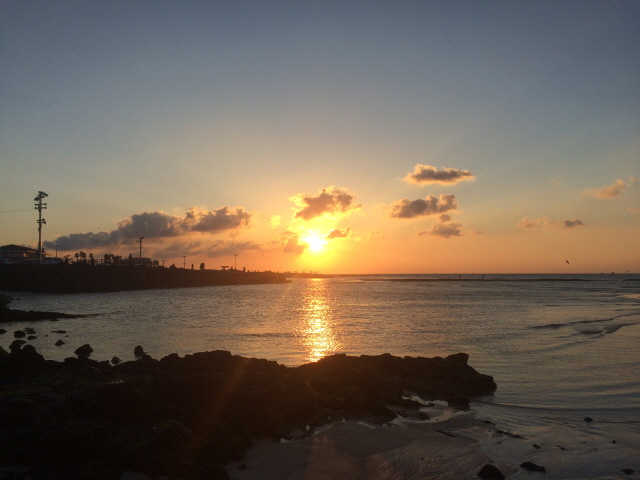
#> input picture opencv/images/img5.jpg, 640 x 480 px
$ python '히스토그램 평활화.py'
#> lines starting #> are read from the running program, lines starting #| are printed output that depends on the picture
import cv2
import numpy as np
from matplotlib import pyplot as plt

# 영상 읽기
img1 = cv2.imread("./images/img5.jpg", cv2.IMREAD_GRAYSCALE)
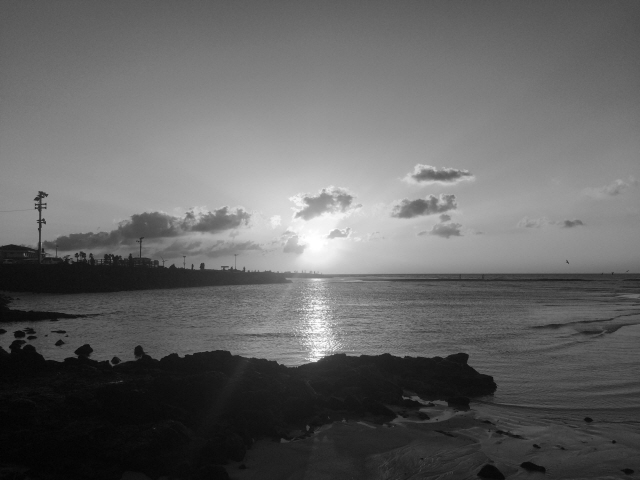
#> img1: shape (480, 640); min 0, max 255, mean 100.7

# 히스토그램 평활화 및 히스토그램 계산
res1 = cv2.equalizeHist(img1)
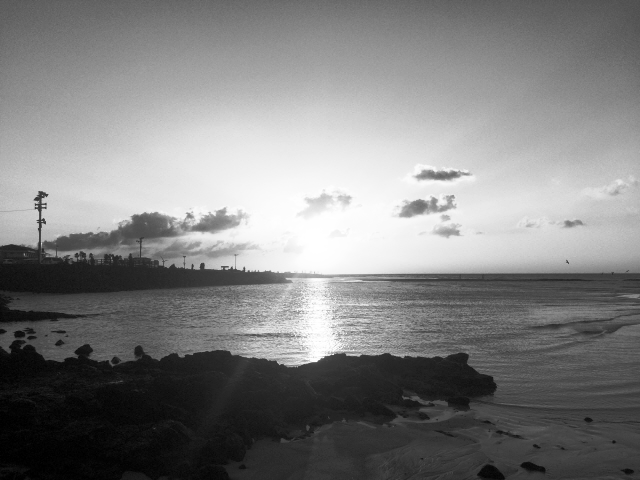
#> res1: shape (480, 640); min 0, max 255, mean 128.2
ch1 = [0]; ranges1 = [0, 256]; histSize1 = [256]
hist1 = cv2.calcHist([img1], ch1, None, histSize1, ranges1)
#> hist1 = 256 values, max 2883 at index 139, min 1 at index 0, mean 1200
hist2 = cv2.calcHist([res1], ch1, None, histSize1, ranges1)
#> hist2 = 256 values, max 2883 at index 189, min 0 at index 2, mean 1200

# 상수곱, 로그곱, 거듭제곱 변환 기법 명암비 조절 및 히스토그램 계산
multi_lut   = np.full(shape=[256], fill_value=0, dtype=np.uint8)
log_lut     = np.full(shape=[256], fill_value=0, dtype=np.uint8)
invol1_lut   = np.full(shape=[256], fill_value=0, dtype=np.uint8)
multi_v     = 2; gamma1 = 0.4
thres1      = 5; thres2 = 100
max_v_log   = 255 / np.log(1 + 255)
max_v_invol1 = 255 / np.power(1, gamma1)

for i in range(256):
    val = i * multi_v
    if val > 255 : val = 255
    multi_lut[i] = val
    log_lut[i]   = np.round(max_v_log * np.log(1+i))
    invol1_lut[i] = np.round(max_v_invol1 * np.power(i, gamma1))

# 명암비 조절
res2 = cv2.LUT(img1, multi_lut)
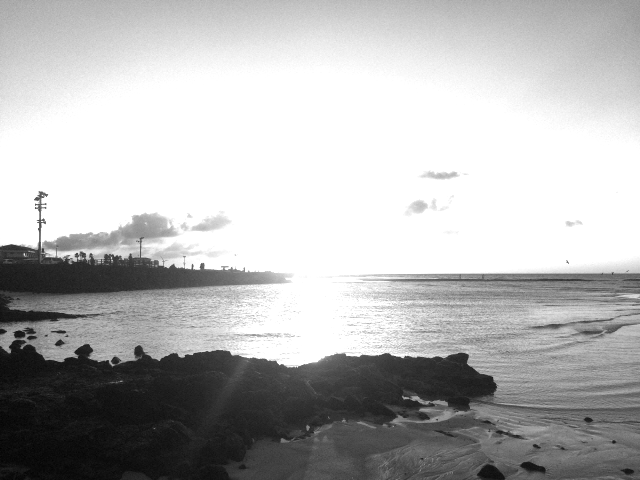
#> res2: shape (480, 640); min 0, max 255, mean 180.3
res3 = cv2.LUT(img1, log_lut)
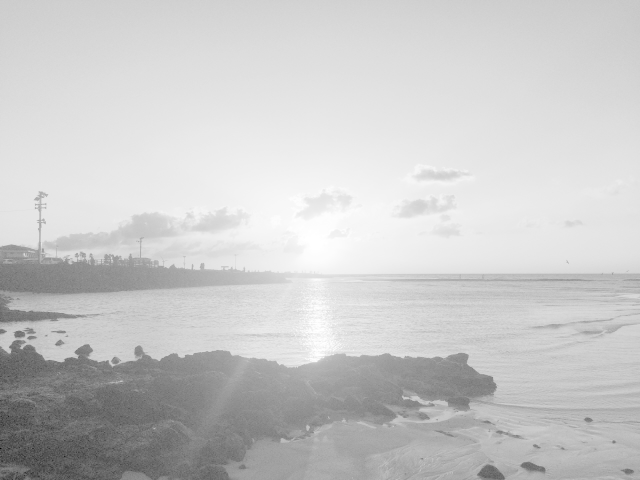
#> res3: shape (480, 640); min 0, max 255, mean 201.4
res4 = cv2.LUT(img1, invol1_lut)
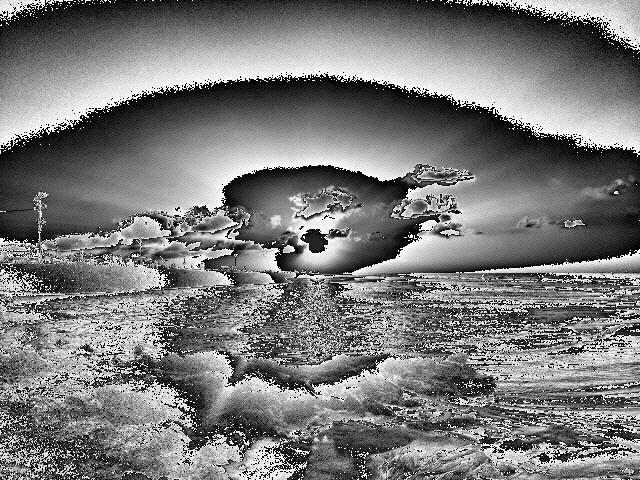
#> res4: shape (480, 640); min 0, max 255, mean 121.2

hist3 = cv2.calcHist([res2], ch1, None, histSize1, ranges1)
#> hist3 = 256 values, max 109048 at index 255, min 0 at index 1, mean 1200
hist4 = cv2.calcHist([res3], ch1, None, histSize1, ranges1)
#> hist4 = 256 values, max 9369 at index 229, min 0 at index 1, mean 1200
hist5 = cv2.calcHist([res4], ch1, None, histSize1, ranges1)
#> hist5 = 256 values, max 5712 at index 177, min 0 at index 3, mean 1200

# 히스토그램 출력 및 결과 저장
bin_x = np.arange(256)
fig_index = 0

ress = []
ress.append(img1)
ress.append(res1)
ress.append(res2)
ress.append(res3)
ress.append(res4)

titles = ["Input Histogram", "Equalization-conver Histogram",
          "Multiply-convert Histogram", "log-convert Histogram",
          "Invil-convert Histogram"]

for i in range(5):
    plt.subplot(2,3,i+1)
    plt.imshow(ress[i], cmap='gray')
    plt.title(titles[i])
    plt.xticks([]), plt.yticks([])
plt.show()


# [14 lines of commented-out code are left out]

$ run again, with opencv/images/img1.jpg copied over opencv/images/img5.jpg
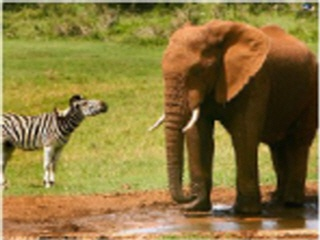
#> input picture opencv/images/img1.jpg, 320 x 240 px
#> `res1 = cv2.equalizeHist(img1)`:
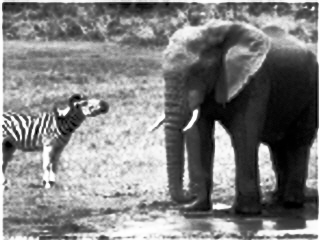
#> res1: shape (240, 320); min 0, max 255, mean 128.4
#> hist1 = 256 values, max 874 at index 151, min 0 at index 0, mean 300
#> hist2 = 256 values, max 874 at index 175, min 0 at index 6, mean 300
#> `res4 = cv2.LUT(img1, invol1_lut)`:
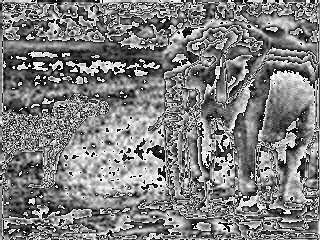
#> res4: shape (240, 320); min 0, max 255, mean 127.2
#> hist3 = 256 values, max 42595 at index 255, min 0 at index 0, mean 300
#> hist4 = 256 values, max 3337 at index 229, min 0 at index 0, mean 300
#> hist5 = 256 values, max 1414 at index 135, min 0 at index 3, mean 300

$ run again, with opencv/images/img10.jpg copied over opencv/images/img5.jpg
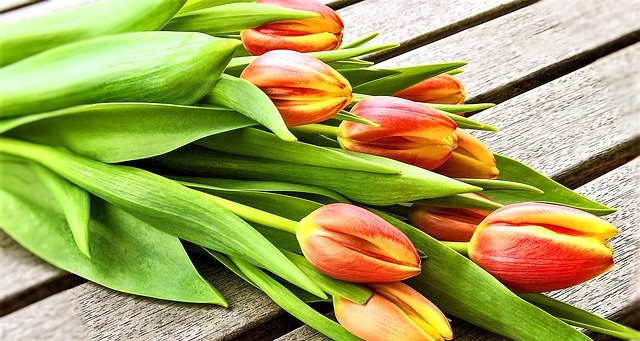
#> input picture opencv/images/img10.jpg, 640 x 341 px
#> `res1 = cv2.equalizeHist(img1)`:
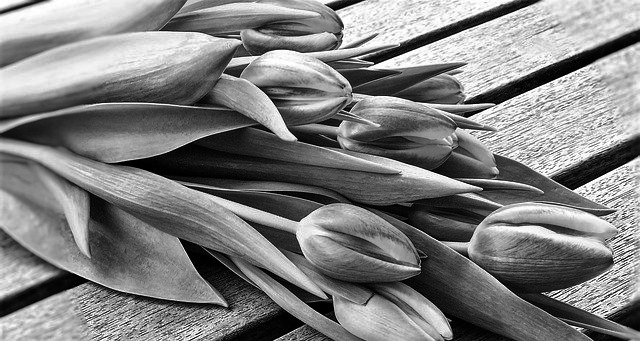
#> res1: shape (341, 640); min 0, max 255, mean 127.4
#> hist1 = 256 values, max 2920 at index 255, min 268 at index 5, mean 852.5
#> hist2 = 256 values, max 2920 at index 255, min 0 at index 131, mean 852.5
#> `res4 = cv2.LUT(img1, invol1_lut)`:
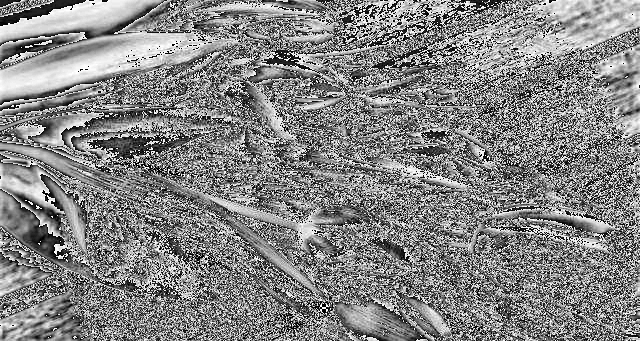
#> res4: shape (341, 640); min 0, max 255, mean 132.4
#> hist3 = 256 values, max 139443 at index 255, min 0 at index 1, mean 852.5
#> hist4 = 256 values, max 9025 at index 251, min 0 at index 1, mean 852.5
#> hist5 = 256 values, max 4076 at index 36, min 0 at index 3, mean 852.5

$ run again, with opencv/images/img11.jpg copied over opencv/images/img5.jpg
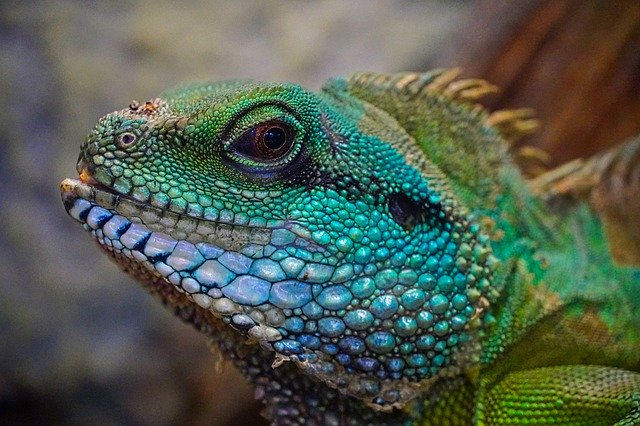
#> input picture opencv/images/img11.jpg, 640 x 426 px
#> `res1 = cv2.equalizeHist(img1)`:
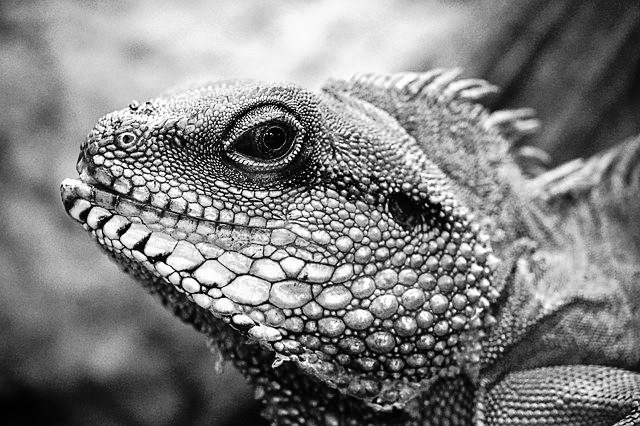
#> res1: shape (426, 640); min 0, max 255, mean 128.1
#> hist1 = 256 values, max 2563 at index 59, min 1 at index 252, mean 1065
#> hist2 = 256 values, max 2563 at index 71, min 0 at index 22, mean 1065
#> `res4 = cv2.LUT(img1, invol1_lut)`:
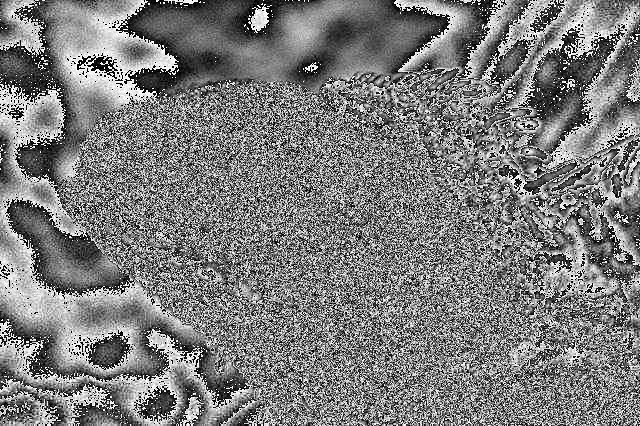
#> res4: shape (426, 640); min 0, max 255, mean 124.1
#> hist3 = 256 values, max 55645 at index 255, min 0 at index 1, mean 1065
#> hist4 = 256 values, max 6518 at index 229, min 0 at index 1, mean 1065
#> hist5 = 256 values, max 4720 at index 40, min 0 at index 3, mean 1065
